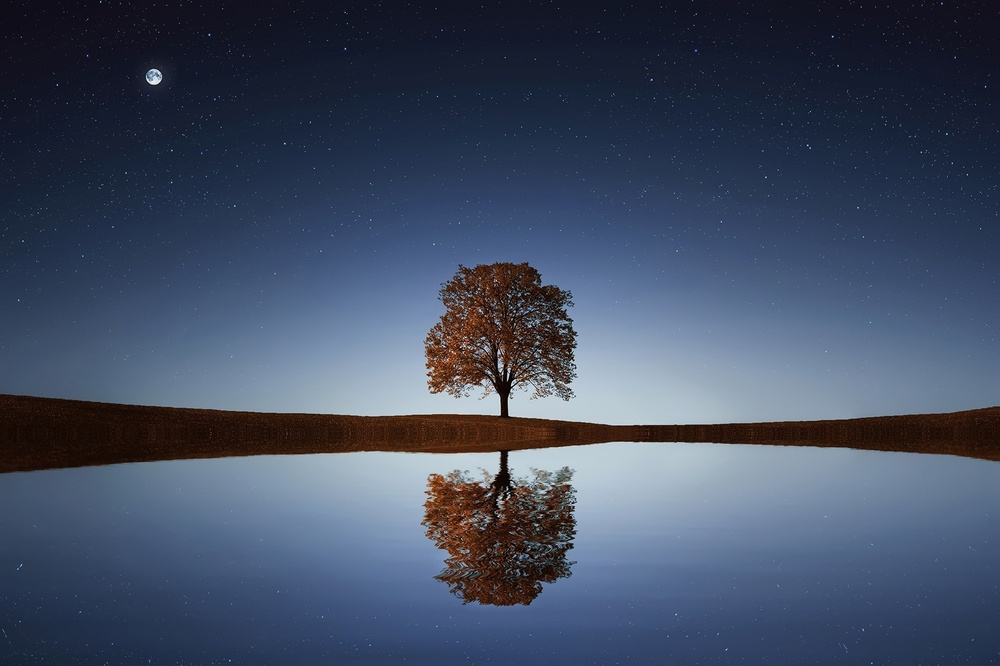
#> input picture Photos/tree.jpg, 1000 x 666 px, shrunk from 1920 x 1278 before the run
$ python DifferencesBetweenNormalizationAndStandardization.py
#> lines starting #> are read from the running program, lines starting #| are printed output that depends on the picture
import cv2
import numpy as np
import matplotlib.pyplot as plt

def normalize_image(image):
    # Normalization scales pixel values to the range [0, 1]
    normalized_image = image / 255.0
    return normalized_image

def standardize_image(image):
    # Standardization scales pixel values to have zero mean and unit variance
    standardized_image = (image - np.mean(image)) / np.std(image)
    return standardized_image

# Load an example image
image_path = 'Photos/tree.jpg'
original_image = cv2.imread(image_path, cv2.IMREAD_GRAYSCALE)
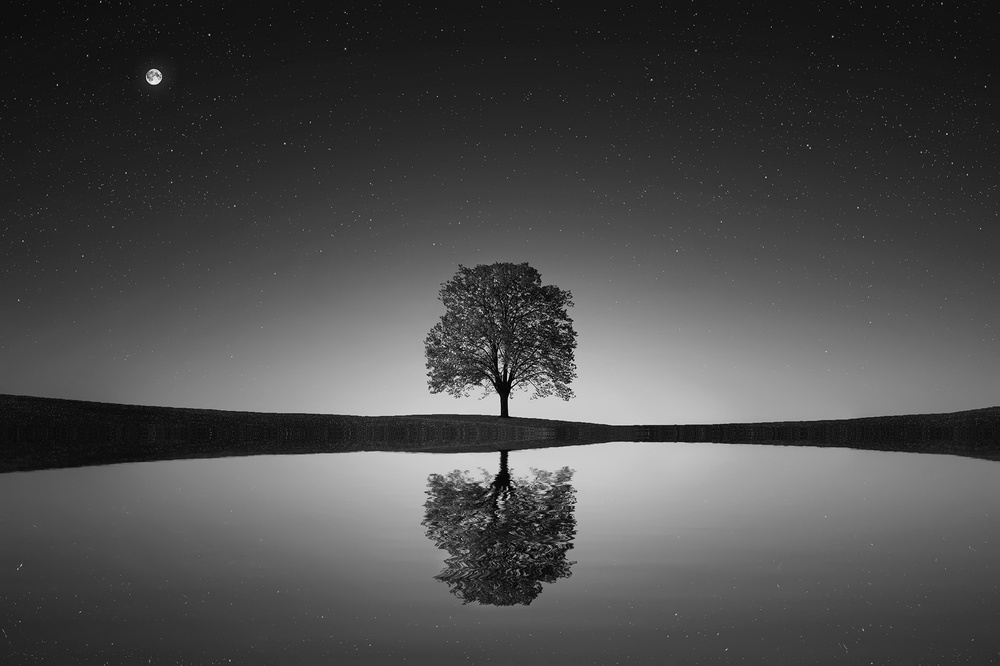
#> original_image: shape (666, 1000); min 0, max 254, mean 75.7

# Apply normalization and standardization
normalized_image = normalize_image(original_image)
standardized_image = standardize_image(original_image)

# Display the original, normalized, and standardized images
plt.figure(figsize=(10, 5))

plt.subplot(1, 3, 1)
plt.imshow(original_image, cmap='gray')
plt.title('Original Image')

plt.subplot(1, 3, 2)
plt.imshow(normalized_image, cmap='gray')
plt.title('Normalized Image')

plt.subplot(1, 3, 3)
plt.imshow(standardized_image, cmap='gray')
plt.title('Standardized Image')

plt.show()
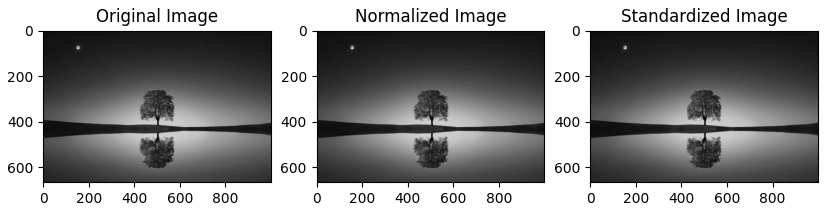
#> figure drawn by matplotlib, 3 panels

$ run again, with Photos/rose.jpg copied over Photos/tree.jpg
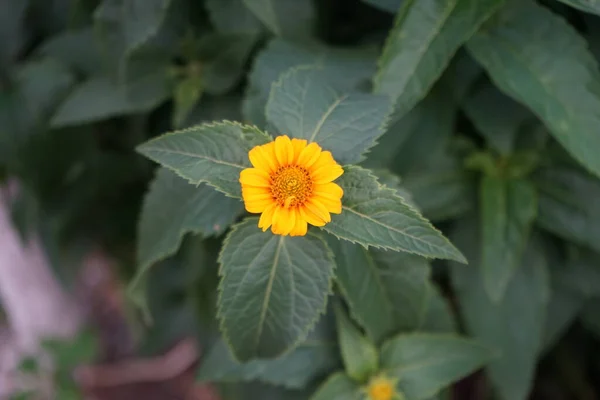
#> input picture Photos/rose.jpg, 600 x 400 px
#> in standardize_image, `standardized_image = (image - np.mean(image)) / np.std(image)`:
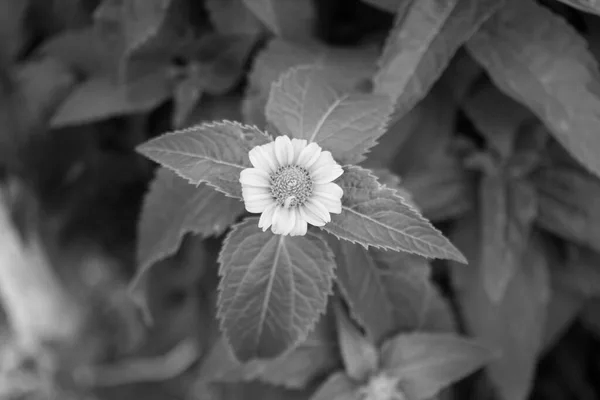
#> standardized_image: shape (400, 600) float64; min -1.94, max 3.9, mean 9.19e-17; drawn with min black and max white
#> `plt.show()`:
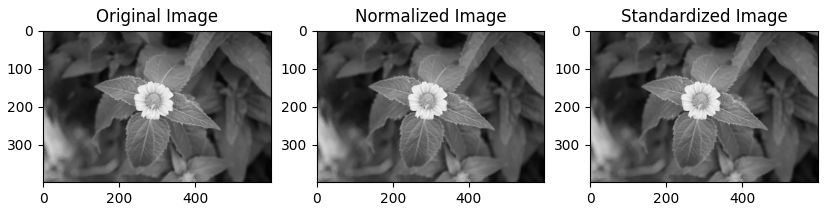
#> figure drawn by matplotlib, 3 panels
